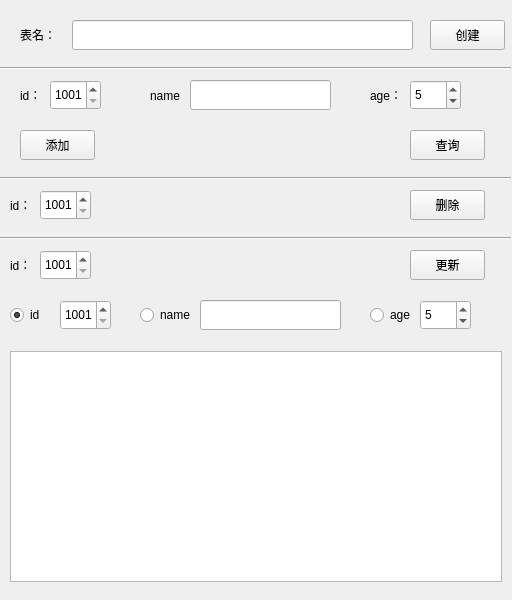
<?xml version="1.0" encoding="UTF-8"?>
<ui version="4.0">
 <class>StuDB</class>
 <widget class="QWidget" name="StuDB">
  <property name="geometry">
   <rect>
    <x>0</x>
    <y>0</y>
    <width>512</width>
    <height>600</height>
   </rect>
  </property>
  <property name="windowTitle">
   <string>StuDB</string>
  </property>
  <widget class="QLabel" name="label_tablename">
   <property name="geometry">
    <rect>
     <x>20</x>
     <y>20</y>
     <width>41</width>
     <height>30</height>
    </rect>
   </property>
   <property name="text">
    <string>表名：</string>
   </property>
  </widget>
  <widget class="QLineEdit" name="lineEdit_tablename">
   <property name="geometry">
    <rect>
     <x>72</x>
     <y>20</y>
     <width>341</width>
     <height>30</height>
    </rect>
   </property>
  </widget>
  <widget class="QPushButton" name="pushButton_create">
   <property name="geometry">
    <rect>
     <x>430</x>
     <y>20</y>
     <width>75</width>
     <height>30</height>
    </rect>
   </property>
   <property name="text">
    <string>创建</string>
   </property>
  </widget>
  <widget class="Line" name="line">
   <property name="geometry">
    <rect>
     <x>0</x>
     <y>60</y>
     <width>511</width>
     <height>16</height>
    </rect>
   </property>
   <property name="orientation">
    <enum>Qt::Horizontal</enum>
   </property>
  </widget>
  <widget class="QLabel" name="label_insertid">
   <property name="geometry">
    <rect>
     <x>20</x>
     <y>80</y>
     <width>21</width>
     <height>30</height>
    </rect>
   </property>
   <property name="text">
    <string>id：</string>
   </property>
  </widget>
  <widget class="QSpinBox" name="spinBox_insertid">
   <property name="geometry">
    <rect>
     <x>50</x>
     <y>80</y>
     <width>51</width>
     <height>30</height>
    </rect>
   </property>
   <property name="minimum">
    <number>1001</number>
   </property>
   <property name="maximum">
    <number>9999</number>
   </property>
  </widget>
  <widget class="QLabel" name="label_insertname">
   <property name="geometry">
    <rect>
     <x>150</x>
     <y>80</y>
     <width>31</width>
     <height>30</height>
    </rect>
   </property>
   <property name="text">
    <string>name：</string>
   </property>
  </widget>
  <widget class="QLineEdit" name="lineEdit_insertname">
   <property name="geometry">
    <rect>
     <x>190</x>
     <y>80</y>
     <width>141</width>
     <height>30</height>
    </rect>
   </property>
  </widget>
  <widget class="QLabel" name="label_insertage">
   <property name="geometry">
    <rect>
     <x>370</x>
     <y>80</y>
     <width>31</width>
     <height>30</height>
    </rect>
   </property>
   <property name="text">
    <string>age：</string>
   </property>
  </widget>
  <widget class="QSpinBox" name="spinBox_insertage">
   <property name="geometry">
    <rect>
     <x>410</x>
     <y>80</y>
     <width>51</width>
     <height>30</height>
    </rect>
   </property>
   <property name="minimum">
    <number>0</number>
   </property>
   <property name="maximum">
    <number>120</number>
   </property>
   <property name="value">
    <number>5</number>
   </property>
  </widget>
  <widget class="QPushButton" name="pushButton_insert">
   <property name="geometry">
    <rect>
     <x>20</x>
     <y>130</y>
     <width>75</width>
     <height>30</height>
    </rect>
   </property>
   <property name="text">
    <string>添加</string>
   </property>
  </widget>
  <widget class="QPushButton" name="pushButton_select">
   <property name="geometry">
    <rect>
     <x>410</x>
     <y>130</y>
     <width>75</width>
     <height>30</height>
    </rect>
   </property>
   <property name="text">
    <string>查询</string>
   </property>
  </widget>
  <widget class="QTableView" name="tableView">
   <property name="geometry">
    <rect>
     <x>10</x>
     <y>351</y>
     <width>492</width>
     <height>231</height>
    </rect>
   </property>
   <attribute name="horizontalHeaderDefaultSectionSize">
    <number>160</number>
   </attribute>
  </widget>
  <widget class="Line" name="line_2">
   <property name="geometry">
    <rect>
     <x>0</x>
     <y>170</y>
     <width>511</width>
     <height>16</height>
    </rect>
   </property>
   <property name="orientation">
    <enum>Qt::Horizontal</enum>
   </property>
  </widget>
  <widget class="QLabel" name="label_deleteid">
   <property name="geometry">
    <rect>
     <x>10</x>
     <y>190</y>
     <width>21</width>
     <height>30</height>
    </rect>
   </property>
   <property name="text">
    <string>id：</string>
   </property>
  </widget>
  <widget class="QSpinBox" name="spinBox_deleteid">
   <property name="geometry">
    <rect>
     <x>40</x>
     <y>190</y>
     <width>51</width>
     <height>30</height>
    </rect>
   </property>
   <property name="minimum">
    <number>1001</number>
   </property>
   <property name="maximum">
    <number>9999</number>
   </property>
  </widget>
  <widget class="QPushButton" name="pushButton_delete">
   <property name="geometry">
    <rect>
     <x>410</x>
     <y>190</y>
     <width>75</width>
     <height>30</height>
    </rect>
   </property>
   <property name="text">
    <string>删除</string>
   </property>
  </widget>
  <widget class="Line" name="line_3">
   <property name="geometry">
    <rect>
     <x>0</x>
     <y>230</y>
     <width>511</width>
     <height>16</height>
    </rect>
   </property>
   <property name="orientation">
    <enum>Qt::Horizontal</enum>
   </property>
  </widget>
  <widget class="QSpinBox" name="spinBox_updateid">
   <property name="geometry">
    <rect>
     <x>40</x>
     <y>250</y>
     <width>51</width>
     <height>30</height>
    </rect>
   </property>
   <property name="minimum">
    <number>1001</number>
   </property>
   <property name="maximum">
    <number>9999</number>
   </property>
  </widget>
  <widget class="QLabel" name="label_updateid">
   <property name="geometry">
    <rect>
     <x>10</x>
     <y>250</y>
     <width>21</width>
     <height>30</height>
    </rect>
   </property>
   <property name="text">
    <string>id：</string>
   </property>
  </widget>
  <widget class="QPushButton" name="pushButton_update">
   <property name="geometry">
    <rect>
     <x>410</x>
     <y>250</y>
     <width>75</width>
     <height>30</height>
    </rect>
   </property>
   <property name="text">
    <string>更新</string>
   </property>
  </widget>
  <widget class="QLineEdit" name="lineEdit_newname">
   <property name="geometry">
    <rect>
     <x>200</x>
     <y>300</y>
     <width>141</width>
     <height>30</height>
    </rect>
   </property>
  </widget>
  <widget class="QSpinBox" name="spinBox_newid">
   <property name="geometry">
    <rect>
     <x>60</x>
     <y>300</y>
     <width>51</width>
     <height>30</height>
    </rect>
   </property>
   <property name="minimum">
    <number>1001</number>
   </property>
   <property name="maximum">
    <number>9999</number>
   </property>
  </widget>
  <widget class="QSpinBox" name="spinBox_newage">
   <property name="geometry">
    <rect>
     <x>420</x>
     <y>300</y>
     <width>51</width>
     <height>30</height>
    </rect>
   </property>
   <property name="minimum">
    <number>0</number>
   </property>
   <property name="maximum">
    <number>120</number>
   </property>
   <property name="value">
    <number>5</number>
   </property>
  </widget>
  <widget class="QRadioButton" name="radioButton_newid">
   <property name="geometry">
    <rect>
     <x>10</x>
     <y>300</y>
     <width>41</width>
     <height>30</height>
    </rect>
   </property>
   <property name="text">
    <string>id</string>
   </property>
   <property name="checked">
    <bool>true</bool>
   </property>
  </widget>
  <widget class="QRadioButton" name="radioButton_newname">
   <property name="geometry">
    <rect>
     <x>140</x>
     <y>300</y>
     <width>51</width>
     <height>30</height>
    </rect>
   </property>
   <property name="text">
    <string>name</string>
   </property>
  </widget>
  <widget class="QRadioButton" name="radioButton_newage">
   <property name="geometry">
    <rect>
     <x>370</x>
     <y>300</y>
     <width>41</width>
     <height>30</height>
    </rect>
   </property>
   <property name="text">
    <string>age</string>
   </property>
  </widget>
 </widget>
 <resources/>
 <connections/>
</ui>
